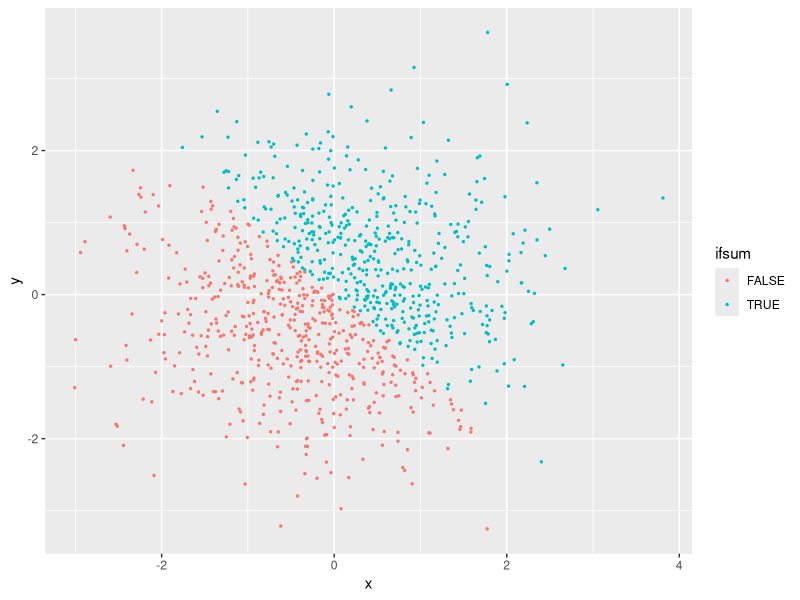
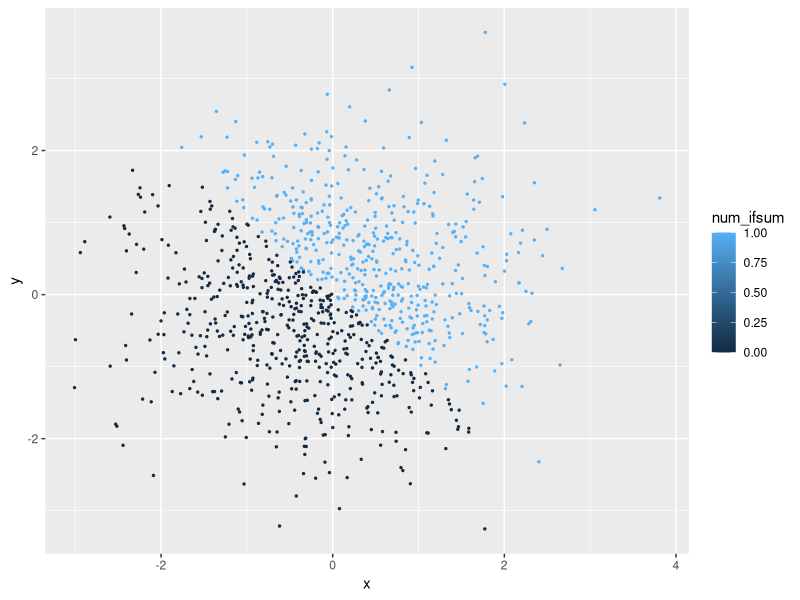
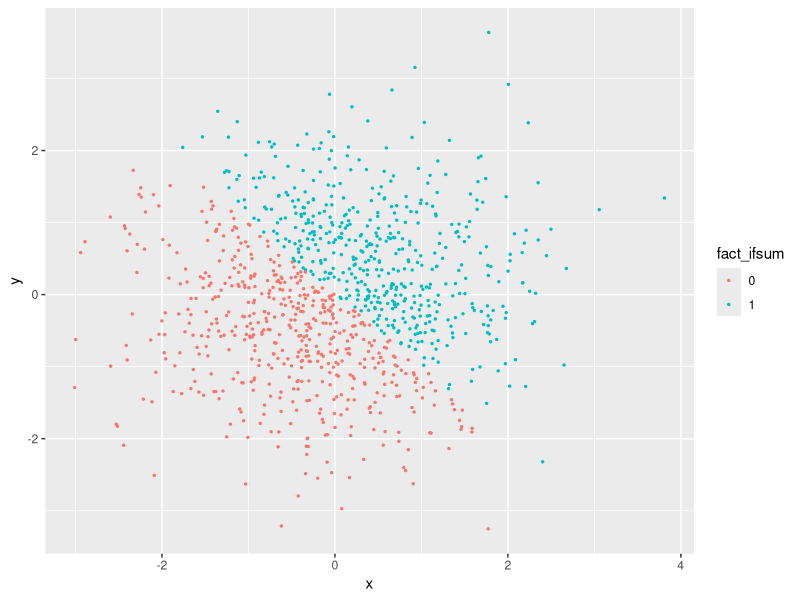
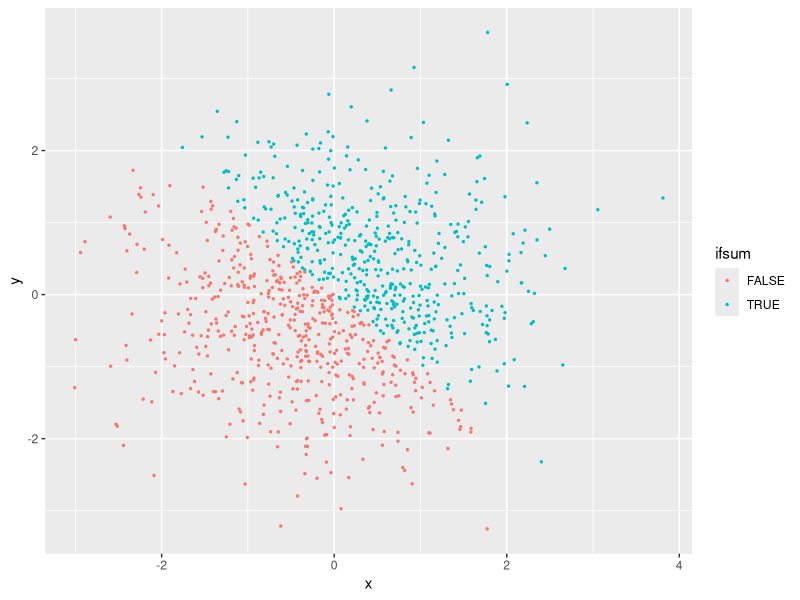

The R source for these figures, in order:
## ---- chunk 1
library(tidyverse)
## ---- chunk 2
set.seed(1)
rand_sample <- runif(10, min = 0, max = 5)
log_vector <- rand_sample > 2
char_vector <- character(length = 10)
fact_vector <- factor(c("l","a","u","r","a","c","o","s","g","r"))
## ---- chunk 3
one_data <- tibble(rand_sample, log_vector, char_vector, fact_vector)
## ---- chunk 4
mean(rand_sample)
mean(log_vector)
mean(char_vector)
mean(fact_vector)
## ---- chunk 5
fact_to_num <- as.numeric(fact_vector)
char_to_num <- as.numeric(char_vector)
log_to_num <- as.numeric(log_vector)
## ---- chunk 6
char_to_num_2 <- as.numeric(as.factor(char_vector))
fact_to_num_2 <- as.numeric(as.character(fact_vector))
## ---- chunk 7
x <- rnorm(1000)
y <- rnorm(1000)
ifsum <- (x + y) > 0
num_ifsum <- as.numeric(ifsum)
fact_ifsum <- as.factor(num_ifsum)
two_data <- tibble(x, y, ifsum, num_ifsum, fact_ifsum)
## ---- chunk 8
plot_logical <- ggplot(two_data, aes(x, y, color = ifsum)) + geom_point(size = 0.5)
plot_numeric <- ggplot(two_data, aes(x, y, color = num_ifsum)) + geom_point(size = 0.5)
plot_factor <- ggplot(two_data, aes(x, y, color = fact_ifsum)) + geom_point(size = 0.5)
plot_logical
plot_numeric
plot_factor
## ---- chunk 9
ggsave("plot_logical.png", plot = plot_logical)
